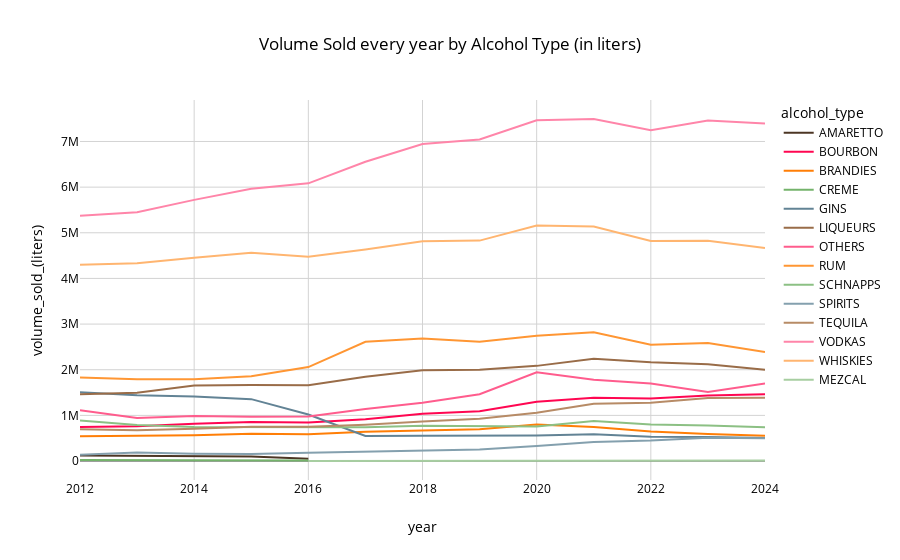

Notebook cell for this chart:
### Code cell
px.line(grouped_by_year_subcat, x= 'year', y='volume_sold_(liters)', color='alcohol_type', template = 'iowa', 
       title = 'Volume Sold every year by Alcohol Type (in liters)')

### Figure 1 — Plotly figure (JSON) as saved in the notebook; plotly's stock layout.template omitted (floating-point values rounded to 4 significant figures)
{"data": [{"hovertemplate": "alcohol_type=AMARETTO<br>year=%{x}<br>volume_sold_(liters)=%{y}<extra></extra>", "legendgroup": "AMARETTO", "line": {"color": "#4c3624", "dash": "solid"}, "marker": {"symbol": "circle"}, "mode": "lines", "name": "AMARETTO", "orientation": "v", "showlegend": true, "type": "scatter", "x": [2012, 2013, 2014, 2015, 2016], "xaxis": "x", "y": [119300.0, 108900.0, 102100.0, 97010.0, 50760.0], "yaxis": "y"}, {"hovertemplate": "alcohol_type=BOURBON<br>year=%{x}<br>volume_sold_(liters)=%{y}<extra></extra>", "legendgroup": "BOURBON", "line": {"color": "#ff0651", "dash": "solid"}, "marker": {"symbol": "circle"}, "mode": "lines", "name": "BOURBON", "orientation": "v", "showlegend": true, "type": "scatter", "x": [2012, 2013, 2014, 2015, 2016, 2017, 2018, 2019, 2020, 2021, 2022, 2023, 2024], "xaxis": "x", "y": [746000.0, 762600.0, 819200.0, 856300.0, 842800.0, 916600.0, 1035000.0, 1092000.0, 1296000.0, 1388000.0, 1369000.0, 1435000.0, 1461000.0], "yaxis": "y"}, {"hovertemplate": "alcohol_type=BRANDIES<br>year=%{x}<br>volume_sold_(liters)=%{y}<extra></extra>", "legendgroup": "BRANDIES", "line": {"color": "#ff7e06", "dash": "solid"}, "marker": {"symbol": "circle"}, "mode": "lines", "name": "BRANDIES", "orientation": "v", "showlegend": true, "type": "scatter", "x": [2012, 2013, 2014, 2015, 2016, 2017, 2018, 2019, 2020, 2021, 2022, 2023, 2024], "xaxis": "x", "y": [545400.0, 555200.0, 565200.0, 597200.0, 587400.0, 643800.0, 677500.0, 698000.0, 798300.0, 747900.0, 645200.0, 590300.0, 555300.0], "yaxis": "y"}, {"hovertemplate": "alcohol_type=CREME<br>year=%{x}<br>volume_sold_(liters)=%{y}<extra></extra>", "legendgroup": "CREME", "line": {"color": "#74B36B", "dash": "solid"}, "marker": {"symbol": "circle"}, "mode": "lines", "name": "CREME", "orientation": "v", "showlegend": true, "type": "scatter", "x": [2012, 2013, 2014, 2015, 2016], "xaxis": "x", "y": [24681, 20907, 19953, 22390.0, 9836.0], "yaxis": "y"}, {"hovertemplate": "alcohol_type=GINS<br>year=%{x}<br>volume_sold_(liters)=%{y}<extra></extra>", "legendgroup": "GINS", "line": {"color": "#628395", "dash": "solid"}, "marker": {"symbol": "circle"}, "mode": "lines", "name": "GINS", "orientation": "v", "showlegend": true, "type": "scatter", "x": [2012, 2013, 2014, 2015, 2016, 2017, 2018, 2019, 2020, 2021, 2022, 2023, 2024], "xaxis": "x", "y": [1505000.0, 1439000.0, 1415000.0, 1356000.0, 1019000.0, 547600.0, 553400.0, 553800.0, 559100.0, 584400.0, 529500.0, 523600.0, 506800.0], "yaxis": "y"}, {"hovertemplate": "alcohol_type=LIQUEURS<br>year=%{x}<br>volume_sold_(liters)=%{y}<extra></extra>", "legendgroup": "LIQUEURS", "line": {"color": "#996C48", "dash": "solid"}, "marker": {"symbol": "circle"}, "mode": "lines", "name": "LIQUEURS", "orientation": "v", "showlegend": true, "type": "scatter", "x": [2012, 2013, 2014, 2015, 2016, 2017, 2018, 2019, 2020, 2021, 2022, 2023, 2024], "xaxis": "x", "y": [1461000.0, 1496000.0, 1656000.0, 1667000.0, 1661000.0, 1848000.0, 1989000.0, 2001000.0, 2085000.0, 2242000.0, 2161000.0, 2118000.0, 2001000.0], "yaxis": "y"}, {"hovertemplate": "alcohol_type=OTHERS<br>year=%{x}<br>volume_sold_(liters)=%{y}<extra></extra>", "legendgroup": "OTHERS", "line": {"color": "#FF5C8D", "dash": "solid"}, "marker": {"symbol": "circle"}, "mode": "lines", "name": "OTHERS", "orientation": "v", "showlegend": true, "type": "scatter", "x": [2012, 2013, 2014, 2015, 2016, 2017, 2018, 2019, 2020, 2021, 2022, 2023, 2024], "xaxis": "x", "y": [1111000.0, 945200.0, 985200.0, 970500.0, 977900.0, 1141000.0, 1279000.0, 1463000.0, 1945000.0, 1779000.0, 1696000.0, 1513000.0, 1696000.0], "yaxis": "y"}, {"hovertemplate": "alcohol_type=RUM<br>year=%{x}<br>volume_sold_(liters)=%{y}<extra></extra>", "legendgroup": "RUM", "line": {"color": "#FF9633", "dash": "solid"}, "marker": {"symbol": "circle"}, "mode": "lines", "name": "RUM", "orientation": "v", "showlegend": true, "type": "scatter", "x": [2012, 2013, 2014, 2015, 2016, 2017, 2018, 2019, 2020, 2021, 2022, 2023, 2024], "xaxis": "x", "y": [1829000.0, 1793000.0, 1792000.0, 1859000.0, 2058000.0, 2611000.0, 2686000.0, 2615000.0, 2747000.0, 2819000.0, 2547000.0, 2585000.0, 2387000.0], "yaxis": "y"}, {"hovertemplate": "alcohol_type=SCHNAPPS<br>year=%{x}<br>volume_sold_(liters)=%{y}<extra></extra>", "legendgroup": "SCHNAPPS", "line": {"color": "#8CC084", "dash": "solid"}, "marker": {"symbol": "circle"}, "mode": "lines", "name": "SCHNAPPS", "orientation": "v", "showlegend": true, "type": "scatter", "x": [2012, 2013, 2014, 2015, 2016, 2017, 2018, 2019, 2020, 2021, 2022, 2023, 2024], "xaxis": "x", "y": [885151, 787300.0, 743000.0, 741500.0, 748000.0, 737400.0, 771700.0, 769800.0, 754700.0, 875188, 801000.0, 775900.0, 739200.0], "yaxis": "y"}, {"hovertemplate": "alcohol_type=SPIRITS<br>year=%{x}<br>volume_sold_(liters)=%{y}<extra></extra>", "legendgroup": "SPIRITS", "line": {"color": "#84A0AE", "dash": "solid"}, "marker": {"symbol": "circle"}, "mode": "lines", "name": "SPIRITS", "orientation": "v", "showlegend": true, "type": "scatter", "x": [2012, 2013, 2014, 2015, 2016, 2017, 2018, 2019, 2020, 2021, 2022, 2023, 2024], "xaxis": "x", "y": [137600.0, 184100.0, 161200.0, 154900.0, 181700.0, 207200.0, 229200.0, 252900.0, 330800.0, 418100.0, 447800.0, 509000.0, 500100.0], "yaxis": "y"}, {"hovertemplate": "alcohol_type=TEQUILA<br>year=%{x}<br>volume_sold_(liters)=%{y}<extra></extra>", "legendgroup": "TEQUILA", "line": {"color": "#B78B66", "dash": "solid"}, "marker": {"symbol": "circle"}, "mode": "lines", "name": "TEQUILA", "orientation": "v", "showlegend": true, "type": "scatter", "x": [2012, 2013, 2014, 2015, 2016, 2017, 2018, 2019, 2020, 2021, 2022, 2023, 2024], "xaxis": "x", "y": [696000.0, 675600.0, 707100.0, 748500.0, 749400.0, 796900.0, 865300.0, 926700.0, 1059000.0, 1257000.0, 1275000.0, 1378000.0, 1389000.0], "yaxis": "y"}, {"hovertemplate": "alcohol_type=VODKAS<br>year=%{x}<br>volume_sold_(liters)=%{y}<extra></extra>", "legendgroup": "VODKAS", "line": {"color": "#FF85A9", "dash": "solid"}, "marker": {"symbol": "circle"}, "mode": "lines", "name": "VODKAS", "orientation": "v", "showlegend": true, "type": "scatter", "x": [2012, 2013, 2014, 2015, 2016, 2017, 2018, 2019, 2020, 2021, 2022, 2023, 2024], "xaxis": "x", "y": [5370000.0, 5451000.0, 5720000.0, 5966000.0, 6083000.0, 6555000.0, 6942000.0, 7044000.0, 7466000.0, 7492000.0, 7246000.0, 7460000.0, 7395000.0], "yaxis": "y"}, {"hovertemplate": "alcohol_type=WHISKIES<br>year=%{x}<br>volume_sold_(liters)=%{y}<extra></extra>", "legendgroup": "WHISKIES", "line": {"color": "#FFB570", "dash": "solid"}, "marker": {"symbol": "circle"}, "mode": "lines", "name": "WHISKIES", "orientation": "v", "showlegend": true, "type": "scatter", "x": [2012, 2013, 2014, 2015, 2016, 2017, 2018, 2019, 2020, 2021, 2022, 2023, 2024], "xaxis": "x", "y": [4299000.0, 4333000.0, 4454000.0, 4562000.0, 4474000.0, 4633000.0, 4813000.0, 4828000.0, 5157000.0, 5139000.0, 4819000.0, 4825000.0, 4665000.0], "yaxis": "y"}, {"hovertemplate": "alcohol_type=MEZCAL<br>year=%{x}<br>volume_sold_(liters)=%{y}<extra></extra>", "legendgroup": "MEZCAL", "line": {"color": "#A7CEA1", "dash": "solid"}, "marker": {"symbol": "circle"}, "mode": "lines", "name": "MEZCAL", "orientation": "v", "showlegend": true, "type": "scatter", "x": [2016, 2017, 2018, 2019, 2020, 2021, 2022, 2023, 2024], "xaxis": "x", "y": [572.1, 2500.0, 3130.0, 4260, 7105.0, 9976.0, 11540.0, 11670.0, 10930.0], "yaxis": "y"}], "layout": {"legend": {"title": {"text": "alcohol_type"}, "tracegroupgap": 0}, "title": {"text": "Volume Sold every year by Alcohol Type (in liters)"}, "xaxis": {"anchor": "y", "domain": [0, 1], "title": {"text": "year"}}, "yaxis": {"anchor": "x", "domain": [0, 1], "title": {"text": "volume_sold_(liters)"}}}}
